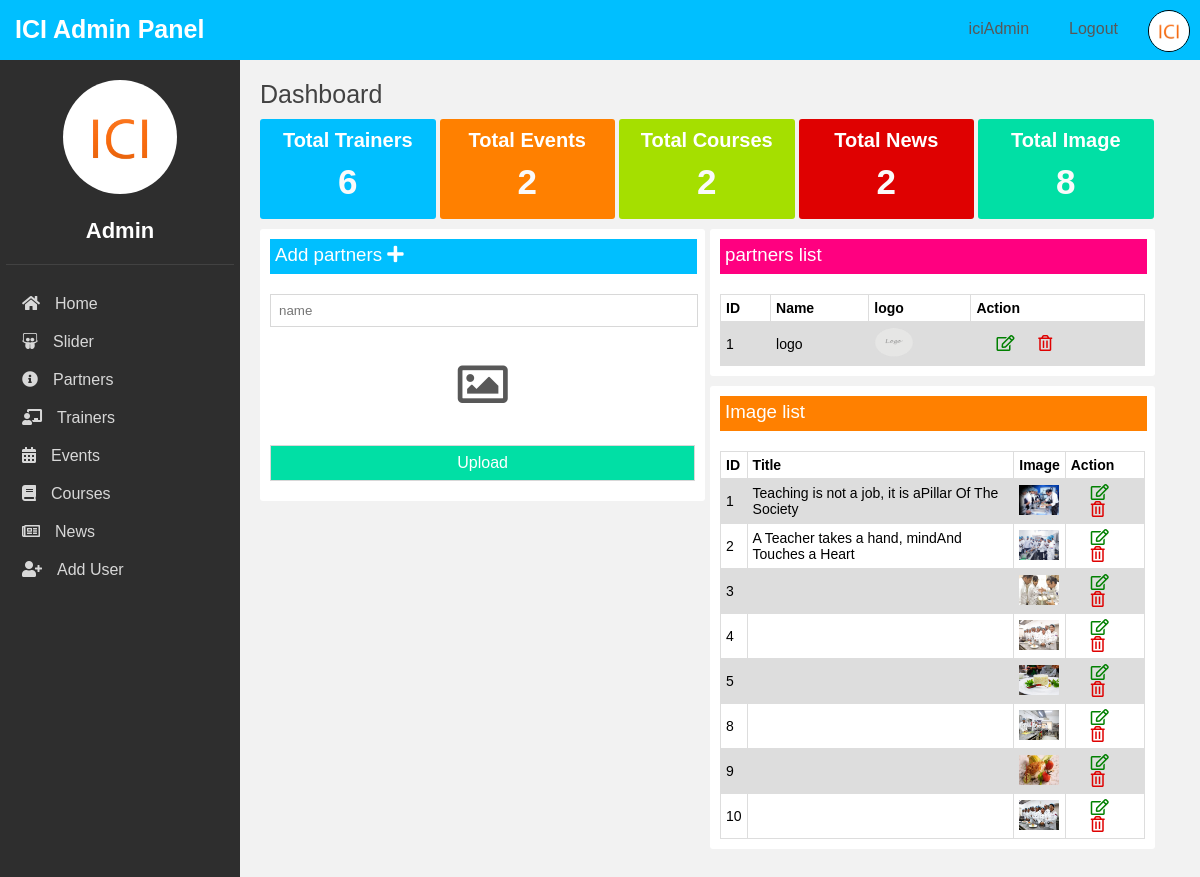
The app's page /admin/partner.php (signed in) with its own data.
### tables this page shows
CREATE TABLE `users` (
  `userid` int(11) NOT NULL,
  `username` varchar(255) NOT NULL,
  `userpass` varchar(255) NOT NULL,
  `userpic` varchar(300) NOT NULL,
  `fullname` varchar(300) NOT NULL
);

CREATE TABLE `partner` (
  `partnerid` int(11) NOT NULL,
  `name` varchar(255) NOT NULL,
  `email` varchar(255) NOT NULL,
  `img` varchar(255) NOT NULL,
  `website` varchar(300) NOT NULL,
  `phone` int(10) NOT NULL
);

CREATE TABLE `gallery` (
  `imgid` int(11) NOT NULL,
  `imtitle` varchar(300) NOT NULL,
  `img` varchar(300) NOT NULL,
  `slider` int(10) NOT NULL
);

### admin/conf/class.php (called while the page is built, shortened)
<?php
	class icibd{
		public function userdata($username){
			global $conn;
			$query = $conn->prepare("SELECT * FROM users WHERE  username=? ");
			$query->bindValue(1, $username);
			$query->execute();
			return $query->fetch();
		}
		public function gallery(){
			global $conn ;
			$query = $conn->prepare("SELECT * FROM 	gallery");
			$query-> execute();
			return $query->fetchAll ();
		}
		public function partners(){
			global $conn ;
			$query = $conn->prepare("SELECT * FROM 	partner ");
			$query-> execute();
			return $query->fetchAll ();
		}
	}
?>

### admin/partner.php (the view, shortened to what this page needs)
<?php include 'inc/header.php'; ?>
<div class="admincontent">
	<?php include 'inc/desbord.php'; ?>
	<div class="cleft">
		<div class="Sliderlist">
			<h3 class="blu" >Add partners <i class="fas fa-plus"></i> </h3>
			<form id="from" action="" method="POST" enctype="multipart/form-data">
				<input type="text" name="pname" placeholder="name">
				<label for="file"><h2><i class="far fa-image"></i></h2></label>
				<input  class="parple" type="submit" name="pdone" value="Upload" >
			</form>
		</div>
	</div>
	<div class="cright">
		<div class="Sliderlist">
			<h3 class="pink" >partners list </h3>
			<table>
				<tr>
					<th>ID</th>
					<th>Name</th>
					<th>logo</th>
					<th>Action</th>
				</tr>
			<?php
				$partners = new icibd;
				$icipartners = $partners->partners();
				foreach ($icipartners as $partners) {?>
				<tr>
				  	<td><?php echo $partners['partnerid']; ?></td>
				  	<td><?php echo $partners['name']; ?></td>
				  	<td><img src="../img/logo/<?php echo $partners['img']; ?>"></td>
				  	<td>
				  		<a href="#"><i class="far fa-edit cgreen"></i></a>
				  		<a href="partner.php?pdelet&$id=<?php echo $partners['partnerid']; ?>"><i class="far fa-trash-alt cred"></i></a>
				  	</td>
				</tr>
			<?php } ?>
			</table>
		</div>
		<div class="Sliderlist">
			<h3 class="orge" >Image list </h3>
			<table>
				<tr>
					<th>ID</th>
					<th>Title</th>
					<th>Image</th>
					<th>Action</th>
				</tr>
			<?php
				$icislider = new icibd;
				$sliders = $icislider->gallery();
				foreach ($sliders as $icislider) {?>
				<tr>
				  	<td><?php echo $icislider['imgid']; ?></td>
				  	<td><?php echo $icislider['imtitle']; ?></td>
				  	<td><img src="../img/gallery/<?php echo $icislider['img']; ?>"></td>
				  	<td>
				  		<a href="#"><i class="far fa-edit cgreen"></i></a>
				  		<a href="image.php?delet&$id=<?php echo $icislider['imgid']; ?>"><i class="far fa-trash-alt cred"></i></a>
				  	</td>
				</tr>
			<?php } ?>
			</table>
		</div>
	</div>
	</div>
</div>
</body>
</html>

### admin/inc/header.php (shortened to what this page needs)
<?php
	include 'conf/conn.php';
	include 'conf/class.php';
?>
<!DOCTYPE html>
<html>
<head>
	<link rel="stylesheet" type="text/css" href="css/style.css">
	<link rel="stylesheet" href="https://use.fontawesome.com/releases/v5.5.0/css/all.css">
</head>
<body>
<div class="cotener">
<div class="header">
	<h1> ICI Admin Panel</h1>
	<ul>
		<?php
		if (isset($_SESSION['username'])) {
			$id = $_SESSION['username'];
			$iciuser = new icibd;
			$data = $iciuser->userdata($id);?>
			<li><img src="img/<?php echo $data['userpic']?>"></li>
			<li><p><a href="logout.php">Logout</a></p></li>
			<li><p><a href=""><?php echo $data['username']?></a></p></li>
	</ul>
</div>
<div class="adminmanu bgcolor">
	<div class="adminprofile">
		<img src="img/<?php echo $data['userpic']?>">
		<h1><?php echo $data['fullname']?></h1>
	</div>
	<div class="nav">
		<ul>
			<li><i class="fas fa-home"></i><a href="index.php">Home</a></li>
			<li><i class="fab fa-slideshare"></i><a href="image.php">Slider</a></li>
			<li><i class="fas fa-info-circle"></i><a href="partner.php">Partners</a></li>
			<li><i class="fas fa-chalkboard-teacher"></i><a href="trainers.php">Trainers</a></li>
			<li><i class="fas fa-calendar-alt"></i><a href="event.php">Events</a></li>
			<li><i class="fas fa-book"></i><a href="cources.php">Courses</a></li>
			<li><i class="far fa-newspaper"></i><a href="news.php">News</a></li>
			<li><i class="fas fa-user-plus"></i><a href="">Add User</a></li>
		</ul>
	</div>
</div>
<?php }	?>

### admin/css/style.css (style rules this page uses)
body { margin:0; padding:0; background-color: #F2F2F2 }
h1,h2,h3,h4,h5,h6,b,p,a { margin: 0; padding: 0; text-decoration: none; color: #585858; font-family: "Trebuchet MS" , Verdana, Helvetica, Sans-Serif !important; }
li { list-style: none;margin: 0; }
ul { margin: 0;padding: 0; }
table { font-family: arial, sans-serif; border-collapse: collapse; width: 100%; margin-top: 20px; }
table img { width:40px; height: 30px; }
table i { padding-left: 20px; font-size: 16px; }
td, th { border: 1px solid #dddddd; text-align: left; padding: 5px; font-size: 14px; }
tr:nth-child(even) { background-color: #dddddd; }
#from { width: 100%; height: auto; margin-top: 20px; font-family: arial; }
#from input[type=text], input[type=email] { width: 96.5%; margin: 0; padding:8px; border:1px solid #D8D8D8; margin-bottom: 10px; }
#from label h2 { padding: 20px; margin: 0px auto; font-size: 50px; text-align: center; }
#from input[type=submit] { width:100%; margin: 0; padding:8px; border:1px solid #D8D8D8; margin-bottom: 10px; color: #fff; font-size: 16px; margin-top: 10px; }
.blu { background-color:#00BFFF; }
.orge { background-color: #FF8000; }
.parple { background-color: #01DFA5; }
.pink { background-color:#FF0080; }
.cred { color: #DF0101; }
.cgreen { color: green; }
.bgcolor { background-color: #2E2E2E }
.header { width: 100%; height: 60px; overflow: hidden; background-color:#00BFFF; position: fixed; }
.header h1 { color: #fff; padding: 0; margin: 0; padding: 15px; float: left; font-size: 25px; font-family: "Trebuchet MS" , Verdana, Helvetica, Sans-Serif !important; }
.header ul { float: right; }
.header ul li { float: right; margin: 0; padding: 10px; font-family: 'Montserrat', sans-serif; }
.header p { color: #fff; padding: 10px; }
.header ul img { width:40px; border-radius: 100%; border:1px solid #000; }
.admincontent { width: 75%; height: 1000px; padding: 20px; margin-left: 20%; float: left; margin-top: 60px; background-color: none; }
.adminmanu { width:20%; bottom: 0; top: 60px; position: fixed; }
.nav { width: 90%; margin: 0px auto; margin-top: 20px; }
.nav ul { margin: 0; padding: 0; }
.nav ul li { padding:10px; }
.nav ul i { color: #D8D8D8; margin-right:5px; }
.nav ul li a { color: #D8D8D8; font-size: 16px; padding:10px; font-family: arial; }
.adminprofile { width:95%; height: auto; margin: 0px auto; margin-top: 20px; text-align: center; border-bottom: 1px solid #424242; }
.adminprofile img { width:50%; border-radius: 100%; }
.adminprofile h1 { font-size: 22px; color: #fff; padding-top: 20px; padding-bottom: 20px; }
.cleft { float: left; width: 50%; }
.cright { float: left; width: 50%; }
.Sliderlist { width: 94.5%; height: auto; margin-top: 10px; background-color: #fff; border-radius: 3px; padding: 10px; }
.Sliderlist h3 { width: 98%; height: 25px; padding: 5px; margin: 0; color: #fff; font-weight: normal; }

### records on screen
users: userpic (placeholder picture), username "iciAdmin", fullname "Admin"
partner: partnerid "1", name "logo", img (picture)
gallery: imgid "1", imtitle "Teaching is not a job, it is aPillar Of The Society", img (picture)
gallery: imgid "2", imtitle "A Teacher takes a hand, mind And Touches a Heart", img (picture)
gallery: imgid "3", img (picture)
gallery: imgid "4", img (picture)
gallery: imgid "5", img (picture)
gallery: imgid "8", img (picture)
gallery: imgid "9", img (picture)
gallery: imgid "10", img (picture)

### other values on screen
$count "6"
$count "2"
$count "8"
